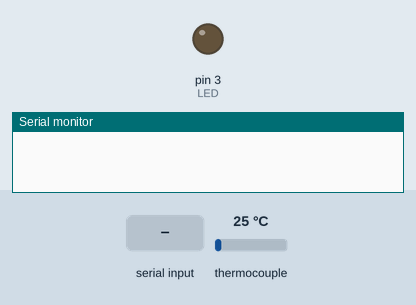
Recording of a sketch running on a simulated Arduino Uno, built with avr-gcc and run on an emulated ATmega328P. Parts: output pins drawn as LEDs (lit = HIGH), the last lines printed to the serial monitor. The inputs (shaded band) are chosen by the test bench; at power-on: thermocouple 25 °C.

Above: at 1.5 s.
1.6 s: "READY TO RECEIVE" received over Serial
At 2.9 s:
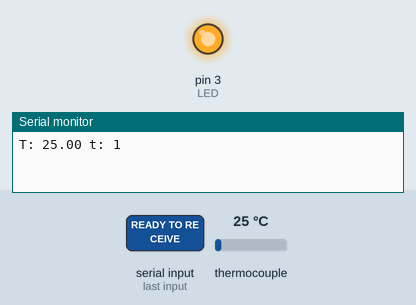
Timing chart, 0 to 4.6 s (numbered marks = the images above; inputs shaded):
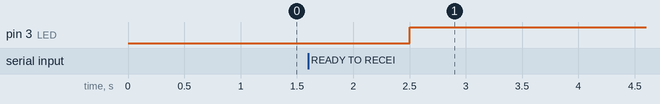

Measured:
- after the input at 1.6 s, pin 3 (LED): LOW → HIGH after 0.90 s

The sketch:

control_probe.ino
```cpp
#include "Adafruit_MAX31855.h"
#include <LiquidCrystal.h>


// Thermocouple's settings
#define DO 11
#define CS 12
#define CLK 13

Adafruit_MAX31855 thermocouple(CLK, CS, DO);

// Message variables
#define MAX_MSG_SIZE 24

char msg[MAX_MSG_SIZE];
unsigned long start_time = 0;
int n_bytes = 0, i = 0;

// LED to assist troubleshooting; if blinking, then the program is working
#define LED 3
bool pin = false;


void setup(){
  pinMode(LED, OUTPUT);

  Serial.begin(9600);

  while(!Serial) delay(1);

  delay(500);

  // Initialize thermocouple
  if (!thermocouple.begin()) Serial.println("ERROR");

  // Wait for connection
  while((n_bytes = Serial.available()) < 16) delay(1000);

  // Read message received
  for(i = 0; i < 16; i++) msg[i] = Serial.read();
  msg[i] = '\0';
  // Delete extra characters received
  char aux;
  for(i = 0; i < n_bytes - 16; i++) aux = Serial.read();

  // Check message is correct
  if(strcmp(msg,"READY TO RECEIVE")) Serial.println("ERROR");

  start_time = millis();
}

void loop(){
  // Setup standard message
  sprintf(msg,"T:       t:            \0");

  // Flashing LED to make sure system is working
  if(pin == false){
    digitalWrite(LED, HIGH);
    pin = true;
  }else{
    digitalWrite(LED, LOW);
    pin = false;
  }

  // Read temperature and record respective timestamp
  float c = thermocouple.readCelsius();
  unsigned long current_time = millis() - start_time;

  // Check if value is NAN or not on temperature value
  if(isnan(c)){
    // Timestamp register
    char timestamp[MAX_MSG_SIZE];
    ultoa(current_time, timestamp, 10);
    for(i = 0; i < strlen(timestamp); i++) msg[i + 12] = timestamp[i];

    // NAN temperature value register
    msg[3] = 'N';
    msg[4] = 'A';
    msg[5] = 'N';
    msg[6] = ' ';
    msg[7] = ' ';

  }else{
    // Timestamp register
    char timestamp[MAX_MSG_SIZE];
    ultoa(current_time, timestamp, 10);
    for(i = 0; i < strlen(timestamp); i++) msg[i + 12] = timestamp[i];

    // Normal temperature value register
    char temperature[MAX_MSG_SIZE];
    dtostrf(c, 5, 2, temperature);
    for(i = 0; i < strlen(temperature); i++) msg[i + 3] = temperature[i];

  }
  // Send message with data
  Serial.println(msg);

  // Wait for answer on the other end
  while((n_bytes = Serial.available()) < 16) delay(1000);

  // Read message received
  for(i = 0; i < 16; i++) msg[i] = Serial.read();
  msg[i] = '\0';
  // Delete extra characters received
  char aux;
  for(i = 0; i < n_bytes - 16; i++) aux = Serial.read();

  // Check if message is correct
  if(strcmp(msg,"READY TO RECEIVE")) Serial.println("ERROR");

  // Wait a bit for next data point extraction
  delay(100);
}
```
